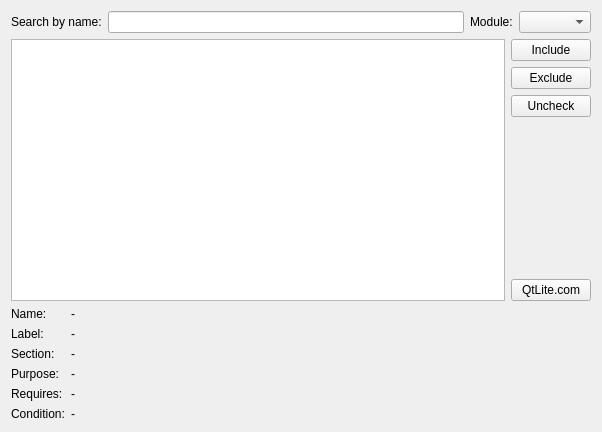
<?xml version="1.0" encoding="UTF-8"?>
<ui version="4.0">
 <class>PageFeatures</class>
 <widget class="QWizardPage" name="PageFeatures">
  <property name="geometry">
   <rect>
    <x>0</x>
    <y>0</y>
    <width>602</width>
    <height>432</height>
   </rect>
  </property>
  <property name="windowTitle">
   <string>WizardPage</string>
  </property>
  <property name="title">
   <string>Features</string>
  </property>
  <layout class="QVBoxLayout" name="verticalLayout_2">
   <item>
    <layout class="QHBoxLayout" name="horizontalLayout_3">
     <item>
      <widget class="QLabel" name="label_6">
       <property name="text">
        <string>Search by name:</string>
       </property>
      </widget>
     </item>
     <item>
      <widget class="QLineEdit" name="lineEditFilterFeature">
       <property name="clearButtonEnabled">
        <bool>true</bool>
       </property>
      </widget>
     </item>
     <item>
      <widget class="QLabel" name="label_5">
       <property name="text">
        <string>Module:</string>
       </property>
      </widget>
     </item>
     <item>
      <widget class="QComboBox" name="comboBoxModules"/>
     </item>
    </layout>
   </item>
   <item>
    <layout class="QHBoxLayout" name="horizontalLayout_2">
     <item>
      <widget class="QTreeView" name="treeView">
       <property name="selectionMode">
        <enum>QAbstractItemView::ExtendedSelection</enum>
       </property>
      </widget>
     </item>
     <item>
      <layout class="QVBoxLayout" name="verticalLayout">
       <item>
        <widget class="QPushButton" name="pushButtonFeatureInclude">
         <property name="text">
          <string>Include</string>
         </property>
        </widget>
       </item>
       <item>
        <widget class="QPushButton" name="pushButtonFeatureExclude">
         <property name="text">
          <string>Exclude</string>
         </property>
        </widget>
       </item>
       <item>
        <widget class="QPushButton" name="pushButtonFeatureUncheck">
         <property name="text">
          <string>Uncheck</string>
         </property>
        </widget>
       </item>
       <item>
        <spacer name="verticalSpacer">
         <property name="orientation">
          <enum>Qt::Vertical</enum>
         </property>
         <property name="sizeHint" stdset="0">
          <size>
           <width>20</width>
           <height>40</height>
          </size>
         </property>
        </spacer>
       </item>
       <item>
        <widget class="QPushButton" name="pushButtonQtLite">
         <property name="text">
          <string>QtLite.com</string>
         </property>
        </widget>
       </item>
      </layout>
     </item>
    </layout>
   </item>
   <item>
    <layout class="QHBoxLayout" name="horizontalLayout">
     <item>
      <layout class="QGridLayout" name="gridLayout">
       <item row="1" column="0">
        <widget class="QLabel" name="label">
         <property name="text">
          <string>Label:</string>
         </property>
        </widget>
       </item>
       <item row="3" column="0">
        <widget class="QLabel" name="label_3">
         <property name="text">
          <string>Purpose:</string>
         </property>
        </widget>
       </item>
       <item row="4" column="0">
        <widget class="QLabel" name="label_7">
         <property name="text">
          <string>Requires:</string>
         </property>
        </widget>
       </item>
       <item row="2" column="0">
        <widget class="QLabel" name="label_2">
         <property name="text">
          <string>Section:</string>
         </property>
        </widget>
       </item>
       <item row="1" column="1">
        <widget class="QLabel" name="labelLabel">
         <property name="text">
          <string>-</string>
         </property>
         <property name="textInteractionFlags">
          <set>Qt::LinksAccessibleByMouse|Qt::TextSelectableByMouse</set>
         </property>
        </widget>
       </item>
       <item row="4" column="1">
        <widget class="QLabel" name="labelRequires">
         <property name="text">
          <string>-</string>
         </property>
         <property name="textInteractionFlags">
          <set>Qt::LinksAccessibleByMouse|Qt::TextSelectableByMouse</set>
         </property>
        </widget>
       </item>
       <item row="3" column="1">
        <widget class="QLabel" name="labelPurpose">
         <property name="text">
          <string>-</string>
         </property>
         <property name="textInteractionFlags">
          <set>Qt::LinksAccessibleByMouse|Qt::TextSelectableByMouse</set>
         </property>
        </widget>
       </item>
       <item row="5" column="0">
        <widget class="QLabel" name="label_4">
         <property name="text">
          <string>Condition:</string>
         </property>
        </widget>
       </item>
       <item row="2" column="1">
        <widget class="QLabel" name="labelSection">
         <property name="text">
          <string>-</string>
         </property>
         <property name="textInteractionFlags">
          <set>Qt::LinksAccessibleByMouse|Qt::TextSelectableByMouse</set>
         </property>
        </widget>
       </item>
       <item row="5" column="1">
        <widget class="QLabel" name="labelCondition">
         <property name="text">
          <string>-</string>
         </property>
         <property name="textInteractionFlags">
          <set>Qt::LinksAccessibleByMouse|Qt::TextSelectableByMouse</set>
         </property>
        </widget>
       </item>
       <item row="0" column="0">
        <widget class="QLabel" name="label_8">
         <property name="text">
          <string>Name:</string>
         </property>
        </widget>
       </item>
       <item row="0" column="1">
        <widget class="QLabel" name="labelName">
         <property name="text">
          <string>-</string>
         </property>
         <property name="textInteractionFlags">
          <set>Qt::LinksAccessibleByMouse|Qt::TextSelectableByMouse</set>
         </property>
        </widget>
       </item>
      </layout>
     </item>
     <item>
      <spacer name="horizontalSpacer">
       <property name="orientation">
        <enum>Qt::Horizontal</enum>
       </property>
       <property name="sizeHint" stdset="0">
        <size>
         <width>40</width>
         <height>20</height>
        </size>
       </property>
      </spacer>
     </item>
    </layout>
   </item>
  </layout>
 </widget>
 <resources/>
 <connections/>
</ui>
